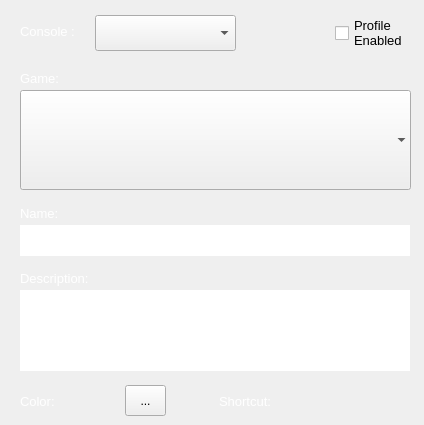
   <widget class="QWidget" name="tab1">
    <attribute name="title">
     <string>GENERAL</string>
    </attribute>
    <widget class="QComboBox" name="cb_console">
     <property name="geometry">
      <rect>
       <x>95</x>
       <y>15</y>
       <width>141</width>
       <height>36</height>
      </rect>
     </property>
     <property name="font">
      <font>
       <pointsize>11</pointsize>
      </font>
     </property>
     <property name="styleSheet">
      <string notr="true"/>
     </property>
     <property name="sizeAdjustPolicy">
      <enum>QComboBox::AdjustToMinimumContentsLengthWithIcon</enum>
     </property>
     <property name="iconSize">
      <size>
       <width>108</width>
       <height>24</height>
      </size>
     </property>
     <property name="duplicatesEnabled">
      <bool>true</bool>
     </property>
     <property name="frame">
      <bool>true</bool>
     </property>
    </widget>
    <widget class="QLabel" name="label">
     <property name="geometry">
      <rect>
       <x>20</x>
       <y>25</y>
       <width>61</width>
       <height>13</height>
      </rect>
     </property>
     <property name="font">
      <font>
       <pointsize>10</pointsize>
      </font>
     </property>
     <property name="styleSheet">
      <string notr="true">QLabel {
	color: rgb(255, 255, 255);
}

QLabel:disabled
{
	color:#999;
}

</string>
     </property>
     <property name="text">
      <string>Console :</string>
     </property>
    </widget>
    <widget class="GameComboBox" name="cb_games">
     <property name="geometry">
      <rect>
       <x>20</x>
       <y>90</y>
       <width>391</width>
       <height>100</height>
      </rect>
     </property>
     <property name="font">
      <font>
       <pointsize>11</pointsize>
      </font>
     </property>
     <property name="maxVisibleItems">
      <number>3</number>
     </property>
     <property name="sizeAdjustPolicy">
      <enum>QComboBox::AdjustToMinimumContentsLengthWithIcon</enum>
     </property>
     <property name="duplicatesEnabled">
      <bool>true</bool>
     </property>
     <property name="frame">
      <bool>false</bool>
     </property>
    </widget>
    <widget class="QPlainTextEdit" name="edt_desc">
     <property name="enabled">
      <bool>true</bool>
     </property>
     <property name="geometry">
      <rect>
       <x>20</x>
       <y>290</y>
       <width>390</width>
       <height>81</height>
      </rect>
     </property>
     <property name="font">
      <font>
       <pointsize>11</pointsize>
      </font>
     </property>
     <property name="styleSheet">
      <string notr="true">QPlainTextEdit:disabled
{
	color:999;
}</string>
     </property>
     <property name="frameShape">
      <enum>QFrame::NoFrame</enum>
     </property>
     <property name="tabChangesFocus">
      <bool>true</bool>
     </property>
     <property name="plainText">
      <string/>
     </property>
    </widget>
    <widget class="QLabel" name="label_5">
     <property name="geometry">
      <rect>
       <x>20</x>
       <y>270</y>
       <width>76</width>
       <height>16</height>
      </rect>
     </property>
     <property name="font">
      <font>
       <pointsize>10</pointsize>
      </font>
     </property>
     <property name="styleSheet">
      <string notr="true">QLabel {
	color: rgb(255, 255, 255);
}

QLabel:disabled {
	color: #999;
}
</string>
     </property>
     <property name="text">
      <string>Description:</string>
     </property>
    </widget>
    <widget class="QLabel" name="label_6">
     <property name="geometry">
      <rect>
       <x>20</x>
       <y>70</y>
       <width>46</width>
       <height>16</height>
      </rect>
     </property>
     <property name="font">
      <font>
       <pointsize>10</pointsize>
      </font>
     </property>
     <property name="styleSheet">
      <string notr="true">QLabel {
	color: rgb(255, 255, 255);
}

QLabel:disabled
{
	color:#999;
}

</string>
     </property>
     <property name="text">
      <string>Game:</string>
     </property>
    </widget>
    <widget class="QCheckBox" name="chk_enabled">
     <property name="enabled">
      <bool>true</bool>
     </property>
     <property name="geometry">
      <rect>
       <x>335</x>
       <y>15</y>
       <width>80</width>
       <height>36</height>
      </rect>
     </property>
     <property name="font">
      <font>
       <pointsize>10</pointsize>
      </font>
     </property>
     <property name="styleSheet">
      <string notr="true">QCheckBox:disabled
{
	color:#999;
}

</string>
     </property>
     <property name="text">
      <string>Profile
Enabled</string>
     </property>
    </widget>
    <widget class="QLineEdit" name="edt_name">
     <property name="enabled">
      <bool>true</bool>
     </property>
     <property name="geometry">
      <rect>
       <x>20</x>
       <y>225</y>
       <width>390</width>
       <height>31</height>
      </rect>
     </property>
     <property name="font">
      <font>
       <pointsize>11</pointsize>
      </font>
     </property>
     <property name="styleSheet">
      <string notr="true">QLineEdit:disabled
{
	color:999;
}</string>
     </property>
     <property name="text">
      <string/>
     </property>
     <property name="maxLength">
      <number>100</number>
     </property>
     <property name="frame">
      <bool>false</bool>
     </property>
    </widget>
    <widget class="QLabel" name="label_7">
     <property name="geometry">
      <rect>
       <x>20</x>
       <y>205</y>
       <width>46</width>
       <height>16</height>
      </rect>
     </property>
     <property name="font">
      <font>
       <pointsize>10</pointsize>
      </font>
     </property>
     <property name="styleSheet">
      <string notr="true">QLabel {
	color: rgb(255, 255, 255);
}

QLabel:disabled
{
	color:#999;
}

</string>
     </property>
     <property name="text">
      <string>Name:</string>
     </property>
    </widget>
    <widget class="ClickableLabel" name="lbl_color">
     <property name="enabled">
      <bool>true</bool>
     </property>
     <property name="geometry">
      <rect>
       <x>65</x>
       <y>385</y>
       <width>56</width>
       <height>31</height>
      </rect>
     </property>
     <property name="autoFillBackground">
      <bool>true</bool>
     </property>
     <property name="styleSheet">
      <string notr="true">QLabel {
}

QLabel:enabled {
}
</string>
     </property>
     <property name="frameShape">
      <enum>QFrame::NoFrame</enum>
     </property>
     <property name="frameShadow">
      <enum>QFrame::Plain</enum>
     </property>
     <property name="text">
      <string/>
     </property>
    </widget>
    <widget class="QLabel" name="label_19">
     <property name="geometry">
      <rect>
       <x>20</x>
       <y>393</y>
       <width>46</width>
       <height>16</height>
      </rect>
     </property>
     <property name="font">
      <font>
       <pointsize>10</pointsize>
      </font>
     </property>
     <property name="styleSheet">
      <string notr="true">QLabel {
	color: rgb(255, 255, 255);
}

QLabel:disabled
{
	color:#999;
}

</string>
     </property>
     <property name="text">
      <string>Color:</string>
     </property>
    </widget>
    <widget class="QToolButton" name="btn_choose_color">
     <property name="geometry">
      <rect>
       <x>125</x>
       <y>385</y>
       <width>41</width>
       <height>31</height>
      </rect>
     </property>
     <property name="text">
      <string>...</string>
     </property>
    </widget>
    <widget class="QLabel" name="label_17">
     <property name="geometry">
      <rect>
       <x>195</x>
       <y>393</y>
       <width>76</width>
       <height>16</height>
      </rect>
     </property>
     <property name="font">
      <font>
       <pointsize>10</pointsize>
      </font>
     </property>
     <property name="styleSheet">
      <string notr="true">QLabel {
	color: rgb(255, 255, 255);
}

QLabel:disabled
{
	color:#999;
}

</string>
     </property>
     <property name="text">
      <string>Shortcut:</string>
     </property>
     <property name="alignment">
      <set>Qt::AlignRight|Qt::AlignTrailing|Qt::AlignVCenter</set>
     </property>
    </widget>
    <widget class="KeyWidgetContainer" name="kw_shortcut" native="true">
     <property name="enabled">
      <bool>true</bool>
     </property>
     <property name="geometry">
      <rect>
       <x>285</x>
       <y>385</y>
       <width>126</width>
       <height>31</height>
      </rect>
     </property>
     <property name="focusPolicy">
      <enum>Qt::WheelFocus</enum>
     </property>
     <property name="autoFillBackground">
      <bool>true</bool>
     </property>
    </widget>
   </widget>
